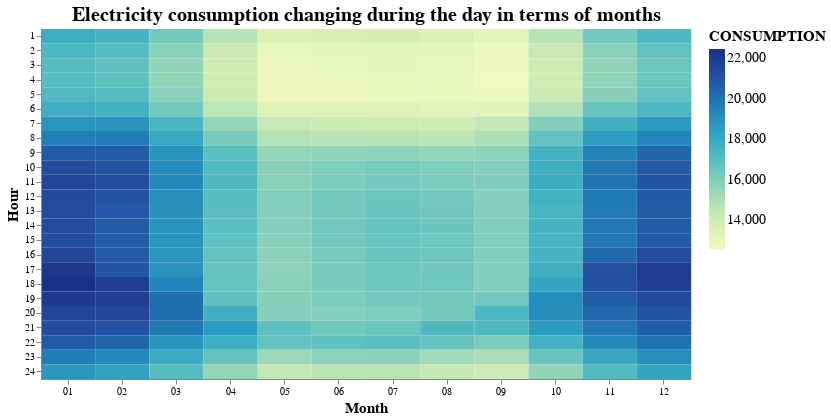

The notebook cell this image was saved under:
### Code cell
chart_4_1 = alt.Chart(df4_month
                ).mark_rect().encode(
                    alt.Y('Hour:N', title='Hour'),
                    alt.X('Month:N', title='Month', axis=alt.Axis(labelAngle=0)),
                    color='CONSUMPTION:Q',
                    tooltip=['Month:N', 'Hour:N', 'CONSUMPTION:Q']
                ).configure_legend(
                    titleFontSize=15,
                    labelFontSize=14
                ).configure_axis(
                    titleFontSize=15
                ).configure_title(
                    fontSize=20             
                ).properties(width = 650, height = 350, 
                     title='Electricity consumption changing during the day in terms of months')

chart_4_1

### Figure 1 — Vega-Lite specification as saved in the notebook (floating-point values rounded to 4 significant figures; data arrays with more than 128 entries replaced by an {"elided": "..."} marker saying what was removed)
{"config": {"view": {"continuousWidth": 400, "continuousHeight": 300}, "axis": {"titleFontSize": 15}, "legend": {"labelFontSize": 14, "titleFontSize": 15}, "title": {"fontSize": 20}}, "data": {"name": "data-34c0c8a133b4a2239b72ae28ea4a3714"}, "mark": "rect", "encoding": {"color": {"type": "quantitative", "field": "CONSUMPTION"}, "tooltip": [{"type": "nominal", "field": "Month"}, {"type": "nominal", "field": "Hour"}, {"type": "quantitative", "field": "CONSUMPTION"}], "x": {"type": "nominal", "axis": {"labelAngle": 0}, "field": "Month", "title": "Month"}, "y": {"type": "nominal", "field": "Hour", "title": "Hour"}}, "height": 350, "title": "Electricity consumption changing during the day in terms of months", "width": 650, "$schema": "https://vega.github.io/schema/vega-lite/v4.8.1.json", "datasets": {"data-34c0c8a133b4a2239b72ae28ea4a3714": {"elided": "288 records"}}}
